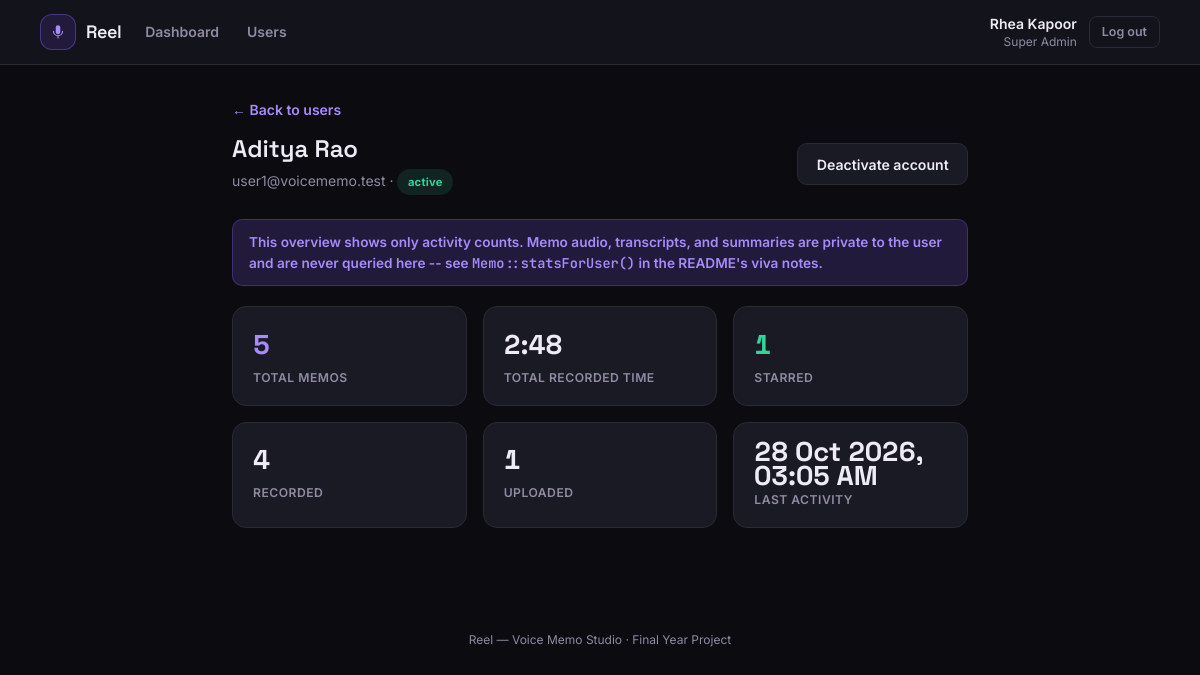
Screenshot of /index.php?route=admin/users/overview&user_id=2 (signed in) with the database file from the repository.
### tables this page shows
CREATE TABLE users (
    id            INT AUTO_INCREMENT PRIMARY KEY,
    name          VARCHAR(100) NOT NULL,
    email         VARCHAR(150) NOT NULL UNIQUE,
    password      VARCHAR(255) NOT NULL,
    role          ENUM('super_admin','user') NOT NULL,
    status        ENUM('active','inactive') NOT NULL DEFAULT 'active',
    created_at    TIMESTAMP NOT NULL DEFAULT CURRENT_TIMESTAMP
);

### app/controllers/AdminController.php (called while the page is built, shortened)
<?php
require_once __DIR__ . '/../models/Memo.php';
require_once __DIR__ . '/../models/User.php';
class AdminController
{
    public function userOverview(): void
    {
        $userId = (int)($_GET['user_id'] ?? 0);
        $user = User::find($userId);
        $stats = Memo::statsForUser($userId);
        require __DIR__ . '/../views/admin/user_overview.php';
    }
}

### public/index.php (called while the page is built, shortened)
<?php
require_once __DIR__ . '/../core/helpers.php';
require_once __DIR__ . '/../core/Database.php';
require_once __DIR__ . '/../app/models/User.php';
require_once __DIR__ . '/../app/models/Memo.php';
require_once __DIR__ . '/../app/controllers/AdminController.php';
$router = new Router();
$router->get('login', fn() => (new AuthController())->showLogin());
$router->post('login', fn() => (new AuthController())->login());
$router->post('logout', fn() => (new AuthController())->logout());
$router->get('user/dashboard', fn() => (new UserController())->dashboard());
$router->get('user/memos', fn() => (new UserController())->memos());
$router->get('user/memos/new', fn() => (new UserController())->newMemo());
$router->post('user/memos/store', fn() => (new UserController())->store());
$router->get('user/memos/view', fn() => (new UserController())->viewMemo());
$router->get('user/memos/audio', fn() => (new UserController())->audio());
$router->get('user/memos/edit', fn() => (new UserController())->editMemo());
$router->post('user/memos/update', fn() => (new UserController())->update());
$router->post('user/memos/delete', fn() => (new UserController())->delete());
$router->post('user/memos/star', fn() => (new UserController())->star());
$router->post('user/memos/summarize-preview', fn() => (new UserController())->summarizePreview());
$router->get('user/folders', fn() => (new UserController())->folders());
$router->post('user/folders/store', fn() => (new UserController())->folderStore());
$router->post('user/folders/delete', fn() => (new UserController())->folderDelete());
$router->get('admin/dashboard', fn() => (new AdminController())->dashboard());
$router->get('admin/users', fn() => (new AdminController())->users());
$router->post('admin/users/status', fn() => (new AdminController())->userStatus());
$router->get('admin/users/overview', fn() => (new AdminController())->userOverview());
$route = $_GET['route'] ?? '';
$router->dispatch($_SERVER['REQUEST_METHOD'], $route);

### core/Router.php (called while the page is built, shortened)
<?php
class Router
{
    private array $routes = ['GET' => [], 'POST' => []];
    public function get(string $route, callable $handler): void
    {
        $this->routes['GET'][$route] = $handler;
    }
    public function post(string $route, callable $handler): void
    {
        $this->routes['POST'][$route] = $handler;
    }
    public function dispatch(string $method, string $route): void
    {
        $handler = $this->routes[$method][$route] ?? null;
        try {
            $handler();
        } catch (Throwable $e) {
            error_log($e->getMessage());
            http_response_code(500);
            require __DIR__ . '/../app/views/errors/500.php';
        }
    }
}

### core/Database.php (called while the page is built)
<?php
class Database
{
    private static ?PDO $instance = null;
    public static function connect(): PDO
    {
        if (self::$instance === null) {
            $config = require __DIR__ . '/../config/database.php';
            $dsn = sprintf(
                'mysql:host=%s;port=%d;dbname=%s;charset=%s',
                $config['host'],
                $config['port'],
                $config['database'],
                $config['charset']
            );
            self::$instance = new PDO($dsn, $config['username'], $config['password'], [
                PDO::ATTR_ERRMODE            => PDO::ERRMODE_EXCEPTION,
                PDO::ATTR_DEFAULT_FETCH_MODE => PDO::FETCH_ASSOC,
                PDO::ATTR_EMULATE_PREPARES   => false,
            ]);
        }
        return self::$instance;
    }
}

### app/models/User.php (called while the page is built, shortened)
<?php
require_once __DIR__ . '/../../core/Database.php';
class User
{
    public static function find(int $id): ?array
    {
        $stmt = Database::connect()->prepare('SELECT * FROM users WHERE id = ?');
        $stmt->execute([$id]);
        $user = $stmt->fetch();
        return $user ?: null;
    }
}

### core/helpers.php (called while the page is built, shortened)
<?php
function e(mixed $value): string
{
    return htmlspecialchars((string)$value, ENT_QUOTES, 'UTF-8');
}
function format_datetime(?string $datetime): string
{
    $ts = strtotime($datetime);
    return $ts === false ? '-' : date('d M Y, h:i A', $ts);
}
function format_duration(?int $seconds): string
{
    $seconds = max(0, (int)$seconds);
    $h = intdiv($seconds, 3600);
    $m = intdiv($seconds % 3600, 60);
    $s = $seconds % 60;
    return sprintf('%d:%02d', $m, $s);
}

### app/models/Memo.php (called while the page is built, shortened)
<?php
require_once __DIR__ . '/../../core/Database.php';
class Memo
{
    public static function statsForUser(int $userId): array
    {
        $stmt = Database::connect()->prepare(
            'SELECT COUNT(*) AS memo_count,
                    COALESCE(SUM(duration_seconds),0) AS total_seconds,
                    SUM(CASE WHEN is_starred = 1 THEN 1 ELSE 0 END) AS starred_count,
                    SUM(CASE WHEN source = "recorded" THEN 1 ELSE 0 END) AS recorded_count,
                    SUM(CASE WHEN source = "uploaded" THEN 1 ELSE 0 END) AS uploaded_count,
                    MAX(created_at) AS last_memo_at
             FROM memos WHERE user_id = ?'
        );
        $stmt->execute([$userId]);
        $row = $stmt->fetch();
        return [
            'memo_count'      => (int)$row['memo_count'],
            'total_seconds'   => (int)$row['total_seconds'],
            'starred_count'   => (int)$row['starred_count'],
            'recorded_count'  => (int)$row['recorded_count'],
            'uploaded_count'  => (int)$row['uploaded_count'],
            'last_memo_at'    => $row['last_memo_at'],
        ];
    }
}

### app/views/admin/user_overview.php (the view, shortened to what this page needs)
<?php
require __DIR__ . '/../partials/header.php';
require __DIR__ . '/../partials/navbar.php';
?>
<main class="max-w-3xl mx-auto px-4 py-8">
    <a href="/index.php?route=admin/users" class="text-sm text-violet-bright font-semibold hover:underline">&larr; Back to users</a>
    <div class="flex items-center justify-between flex-wrap gap-4 mt-3 mb-6">
        <div>
            <h1 class="font-display font-semibold text-2xl text-ink"><?= e($user['name']) ?></h1>
            <p class="text-inkmute text-sm mt-1"><?= e($user['email']) ?> &middot; <span class="badge <?= $user['status'] === 'active' ? 'badge-mint' : 'badge-slate' ?>"><?= e($user['status']) ?></span></p>
        </div>
        <form method="POST" action="/index.php?route=admin/users/status" class="inline-form">
            <button type="submit" class="btn-secondary"><?= $user['status'] === 'active' ? 'Deactivate account' : 'Activate account' ?></button>
        </form>
    </div>
    <div class="alert alert-success !bg-violet-soft !text-violet-bright !border-violet/30">
        This overview shows only activity counts. Memo audio, transcripts, and summaries are private to the user and are never queried here -- see <code class="font-mono">Memo::statsForUser()</code> in the README's viva notes.
    </div>
    <div class="grid grid-cols-2 md:grid-cols-3 gap-4 mt-5">
        <div class="stat-tile stat-tile-accent">
            <span class="stat-value"><?= (int)$stats['memo_count'] ?></span>
            <span class="stat-label">Total memos</span>
        </div>
        <div class="stat-tile">
            <span class="stat-value font-mono-tab"><?= e(format_duration($stats['total_seconds'])) ?></span>
            <span class="stat-label">Total recorded time</span>
        </div>
        <div class="stat-tile stat-tile-mint">
            <span class="stat-value"><?= (int)$stats['starred_count'] ?></span>
            <span class="stat-label">Starred</span>
        </div>
        <div class="stat-tile">
            <span class="stat-value"><?= (int)$stats['recorded_count'] ?></span>
            <span class="stat-label">Recorded</span>
        </div>
        <div class="stat-tile">
            <span class="stat-value"><?= (int)$stats['uploaded_count'] ?></span>
            <span class="stat-label">Uploaded</span>
        </div>
        <div class="stat-tile">
            <span class="stat-value text-base"><?= $stats['last_memo_at'] ? e(format_datetime($stats['last_memo_at'])) : '-' ?></span>
            <span class="stat-label">Last activity</span>
        </div>
    </div>
</main>
<?php require __DIR__ . '/../partials/footer.php'; ?>

### public/assets/css/style.css (style rules this page uses)
* { box-sizing: border-box; }
body { -webkit-font-smoothing: antialiased; }
h1, h2, h3, h4, .font-display { font-family: 'Space Grotesk', 'Inter', sans-serif; }
.font-mono-tab { font-variant-numeric: tabular-nums; }
a { color: #A78BFA; text-decoration: none; }
.btn-secondary { background: #1A1A24; color: #EDEBF5; border: 1px solid #2A2A36; border-radius: 10px; padding: 0.58rem 1.15rem; font-weight: 600; font-size: 0.88rem; display: inline-flex; align-items: center; justify-content: center; gap: .4rem; cursor: pointer; }
.inline-form { display: inline-block; margin: 0; }
.stat-tile { background: #1A1A24; border: 1px solid #2A2A36; border-radius: 14px; padding: 1.1rem 1.25rem; display: flex; flex-direction: column; gap: 0.2rem; }
.stat-tile .stat-value { font-family: 'Space Grotesk', sans-serif; font-size: 1.7rem; font-weight: 700; color: #EDEBF5; font-variant-numeric: tabular-nums; }
.stat-tile .stat-label { font-size: 0.76rem; color: #8E8BA3; font-weight: 600; text-transform: uppercase; letter-spacing: 0.04em; }
.stat-tile-accent .stat-value { color: #A78BFA; }
.stat-tile-mint .stat-value { color: #34D399; }
.badge { display:inline-flex; align-items:center; padding: 0.2rem 0.65rem; border-radius: 999px; font-size: 0.7rem; font-weight: 700; letter-spacing: 0.02em; }
.badge-mint { background: rgba(52,211,153,0.12); color: #34D399; }
.alert { padding: 0.75rem 1rem; border-radius: 10px; font-size: 0.85rem; font-weight: 600; margin-bottom: 1rem; }
.alert-success { background: rgba(52,211,153,0.1); color: #34D399; border: 1px solid rgba(52,211,153,0.3); }

### rows the page displays
users: name "Aditya Rao", email "user1@voicememo.test", status "active"

### other values shown
$label "Dashboard"
$label "Users"
Auth::name() "Rhea Kapoor"
str_replace('_', ' ', $role ?? '') "Super Admin"
$stats['memo_count'] "5"
format_duration($stats['total_seconds']) "2:48"
$stats['starred_count'] "1"
$stats['recorded_count'] "4"
$stats['uploaded_count'] "1"
format_datetime($stats['last_memo_at']) "28 Oct 2026, 03:05 AM"
